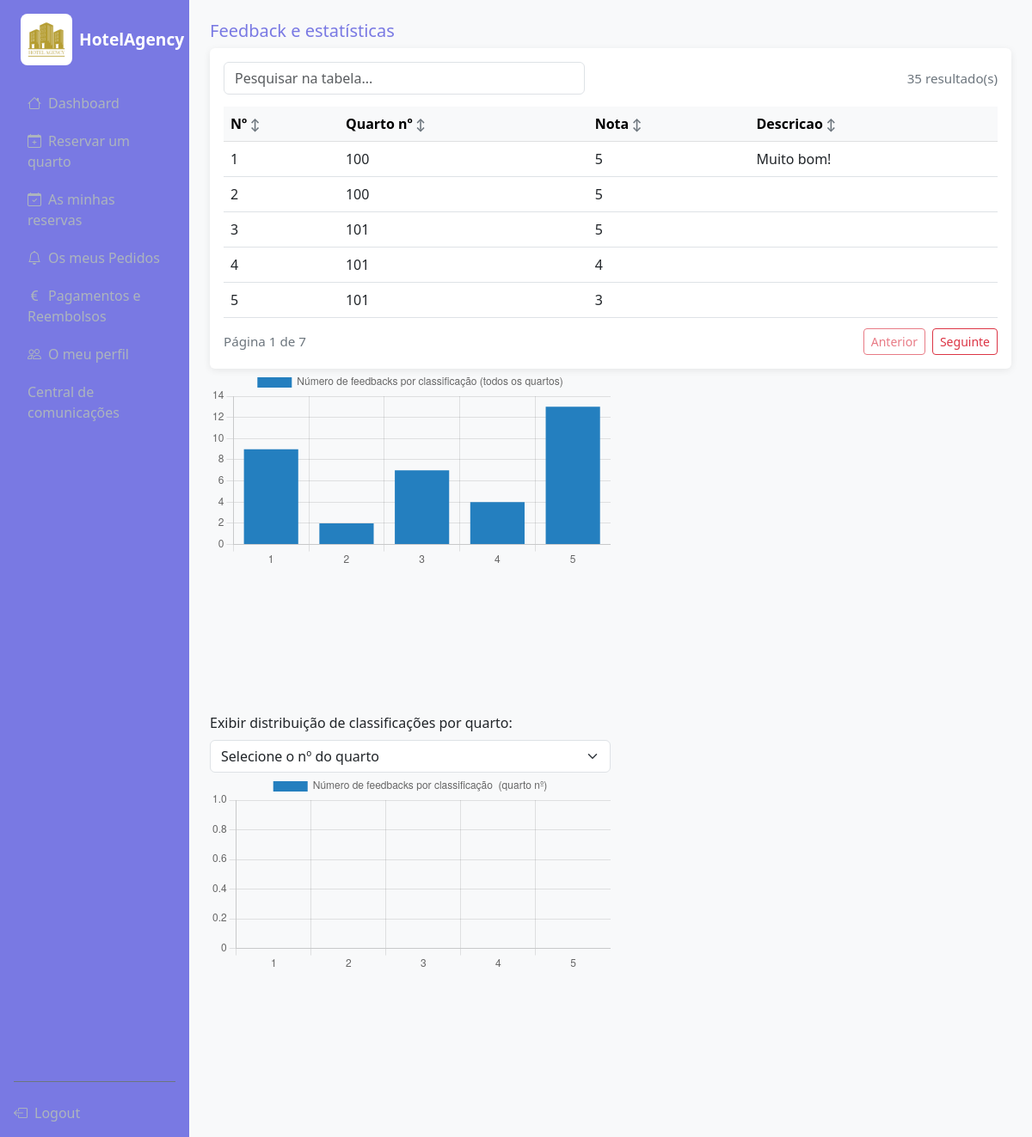
Page /admin/feedbacks (signed in) on the earlier database version.
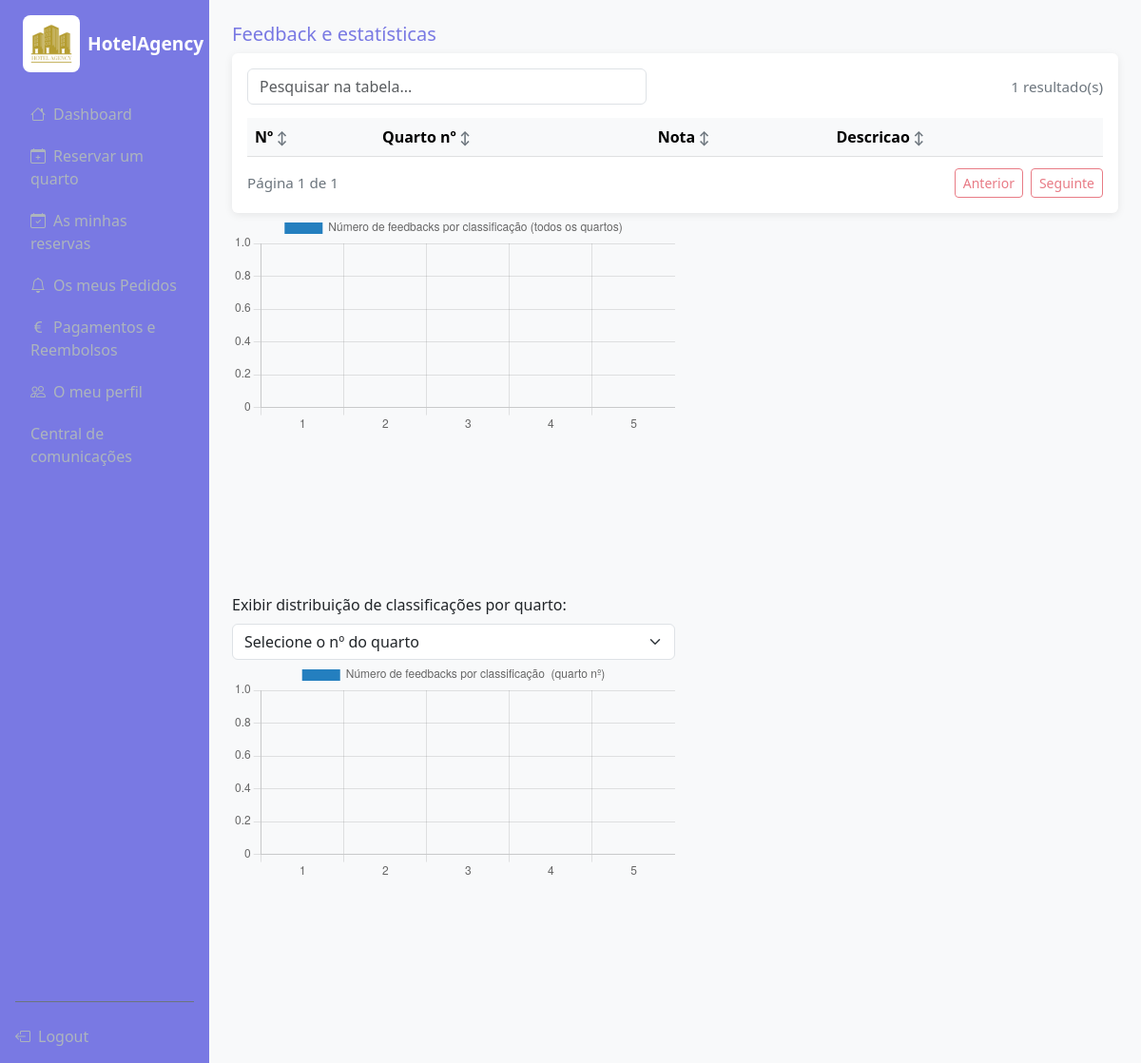
Same page on the later database version.
### models.py (models this page shows)
class Feedback(db.Model):
    id = db.Column(db.Integer,primary_key=True)
    nota = db.Column(db.Integer,nullable=False)
    idQuarto = db.Column(db.Integer,db.ForeignKey('quarto.id'),nullable=False)
    opiniao = db.Column(db.String(200))

### routes/admin.py (the view)
@admin_bp.route('/feedbacks',methods=['POST','GET'])
@login_required
def show_feedback_status():
    all_feedbacks = Feedback.query.all()
    labels = ['1', '2', '3', '4', '5']
    numero=200
    data_quarto=[]
    data = [Feedback.query.filter_by(nota=i).count() for  i in range (1,6)]
    rooms = Quarto.query.all()
    if request.method=='POST':
      num = request.form['numero']
      data_quarto = [Feedback.query.filter_by(idQuarto=num,nota=i).count() for  i in range (1,6)]
      return render_template('/admin/show_feedback_status.html',all_feedbacks=all_feedbacks,num=num,rooms=rooms,labels=labels, data=data,data_quarto=data_quarto)
    else:
      return render_template('/admin/show_feedback_status.html',all_feedbacks=all_feedbacks,rooms=rooms,numero=numero,labels=labels, data=data,data_quarto=data_quarto)

### templates/admin/show_feedback_status.html (shortened to what this page needs)
{%extends 'base.html'%}
{% block content %}
<h5 style="color:#7979e3">Feedback e estatísticas</h5>
<div class="card p-3">
<div class="table-responsive">
     <table class="table table-hover mb-0" data-dynamic-table data-page-size="5">
       <thead class="table-light">
        <tr>
        <th>Nº</th>
        <th>Quarto nº</th>
        <th>Nota</th>
         <th>Descricao</th>
        </tr>
       </thead>
       <tbody>
        <tr>
        {% for f in all_feedbacks %}
        <td>{{f.id}}</td>
        <td>{{f.idQuarto}}</td>
        <td>{{f.nota}}</td>
        <td>{{f.opiniao}}</td>
            </tr>
             {% endfor %}
       </tbody>
     </table>
</div>
</div>
<div style="height: 50vh; width: 50%;">
        <canvas id="myChart"></canvas>
    </div>
 <div class="col-md-6">
                                <label class="form-label">Exibir distribuição de classificações por quarto:</label>
                                <form method="post">
                                <select name="numero" class="form-select" ' onchange='this.form.submit()'>
                                <option value="">Selecione o nº do quarto</option>
                                </select>
                                </form>
        </div>
                               {% if not value %}
                                 <div style="height: 50vh; width: 50%;">
                                 <canvas id="myChart2"></canvas>
                               {% endif %}
    </div>
 <script>
        const labels = JSON.parse('{{ labels | tojson | safe }}');
        const chartData = JSON.parse('{{ data | tojson | safe }}');
        const data = {
            labels: labels,
            datasets: [{
                label: 'Número de feedbacks por classificação (todos os quartos)',
                backgroundColor: 'rgb(36, 127, 191)',
                borderColor: 'rgb(36, 127, 191)',
                data: chartData,
            }]
        };
        const config = {
            type: 'bar',
            data: data,
            options: { maintainAspectRatio: true }
        };
        const myChart = new Chart(
            document.getElementById('myChart'),
            config
        );
        const chartData_quarto = JSON.parse('{{ data_quarto | tojson | safe }}');
         const data_quarto = {
            labels: labels,
            datasets: [{
                label: 'Número de feedbacks por classificação  (quarto nº{{num}})',
                backgroundColor: 'rgb(36, 127, 191)',
                borderColor: 'rgb(36, 127, 191)',
                data: chartData_quarto,
            }]
        };
        const config1 = {
            type: 'bar',
            data: data_quarto,
            options: { maintainAspectRatio: true }
        };
        const myChart2 = new Chart(
            document.getElementById('myChart2'),
            config1
        );
    </script>
{% endblock %}

Differences in the rows shown:
removed Feedback: id "1", idQuarto "100", nota "5", opiniao "Muito bom!"
removed Feedback: id "2", idQuarto "100", nota "5"
removed Feedback: id "3", idQuarto "101", nota "5"
removed Feedback: id "4", idQuarto "101", nota "4"
removed Feedback: id "5", idQuarto "101", nota "3"
Other differences:
text written by a page script: "Página 1 de 7 Anterior Seguinte" → "Página 1 de 1 Anterior Seguinte"
text written by a page script: "35 resultado(s)" → "1 resultado(s)"
chart data {{ data | tojson | safe }}: [9, 2, 7, 4, 13] → [0, 0, 0, 0, 0]
